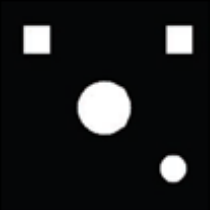
%> input picture WEEK7/images/TPTest1.PNG, 210 x 210 px
$ octave --eval "result = getShapeStats(imread('images/TPTest1.PNG'));"   (GNU Octave 9; MATLAB toolbox functions it lacks are replaced by stand-ins)
%> lines starting %> are read from the running program, lines starting %| are printed output that depends on the picture; in (x1, y1, x2, y2) boxes, pixels count from 0 and x2, y2 are one past the last pixel; in counts of white or black regions, pixels touching at a corner belong together; the program's own positions count from 1
function[x] = getShapeStats(img)
% Function to return the shape features of the passed image

% Converting the test images into grayscale
img = im2bw(img, graythresh(img));

% Displaying the boundaries of the objects in the test image
% For test_image_1
[B, L] = bwboundaries(img);
figure;
imshow(img);
hold on;
for k=1:length(B)
    boundary = B{k};
    plot(boundary(:,2), boundary(:,1), 'g', 'LineWidth', 2);
end
% Using bwlabel to extract the objects, pseudocolor them and also associate
% a numerical value to them
[L, N] = bwlabel(img);
RGB = label2rgb(L, 'hsv', [.5 .5 .5], 'shuffle');
figure;
imshow(RGB);
hold on;
for k=1:length(B)
    boundary = B{k};
    plot(boundary(:,2), boundary(:,1), 'w', 'LineWidth', 2);
    text(boundary(1,2)-11, boundary(1,1)+11, num2str(k), 'Color', 'y', ...
        'FontSize', 14, 'FontWeight', 'bold');
end
% Extracting the region properties for img
stats = regionprops(L, 'all');
temp = zeros(1, N);
for k=1:N
    % Compute thinness ratio
    temp(k) = 4*pi*stats(k,1).Area / (stats(k,1).Perimeter)^2;
    stats(k,1).ThinnessRatio = temp(k);

    % Compute aspect ratio
    temp(k) = (stats(k, 1).BoundingBox(3)) / (stats(k,1).BoundingBox(4));
    stats(k,1).AspectRatio = temp(k);
end

% For the image
areas = zeros(1,N);
for k=1:N
    areas(k) = stats(k).Area;
end
TR = zeros(1,N);
for k=1:N
    TR(k) = stats(k).ThinnessRatio;
end
figure();
hold on;
cmap = colormap(lines(16));
for k=1:N
    scatter(areas(k), TR(k), [], cmap(k,:), 'filled'), ylabel('Thinness Ratio'), xlabel('Area');
    hold on;
end

x = stats;
return
%> in getShapeStats, `img = im2bw(img, graythresh(img));`:
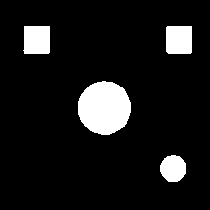
%> img: size 210x210 logical; 9.6% white; 4 white regions
%> in getShapeStats, `[B, L] = bwboundaries(img);`:
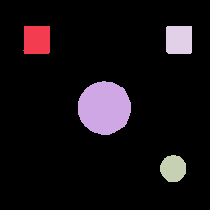
%> L: size 210x210 double; 5 distinct labels, from 0 to 4; one colour per label, 0 black
%> in getShapeStats, `[B, L] = bwboundaries(img);`: B = 4 boundaries; box (x1, y1, x2, y2) and points: (78, 81, 131, 135) 153, (23, 26, 50, 54) 104, (166, 26, 192, 54) 101, (160, 155, 186, 182) 74
%> the loop in getShapeStats, `for k=1:length(B)` made 4 passes
%> after the loop in getShapeStats, `for k=1:length(B)`:
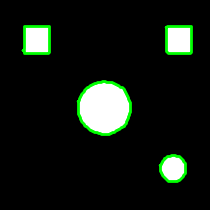
%> figure redrawn from the program's plot data
%> in getShapeStats, `[L, N] = bwlabel(img);`: N = 4
%> in getShapeStats, `RGB = label2rgb(L, 'hsv', [.5 .5 .5], 'shuffle');`:
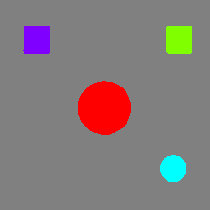
%> RGB: size 210x210x3 uint8; mean R, G, B 132.8, 123.1, 123.1
%> after the loop in getShapeStats, `for k=1:length(B)`:
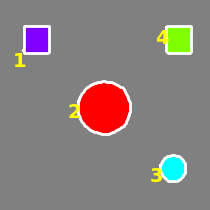
%> figure redrawn from the program's plot data
%> in getShapeStats, `stats = regionprops(L, 'all');`: stats = 4 regions; box (x1, y1, x2, y2), Area, Centroid, MajorAxisLength, MinorAxisLength and Eccentricity: (78, 81, 131, 135) 2239 [105 108.5] 53.45 53.38 0.0522, (23, 26, 50, 54) 728 [37.5 40.5] 32.31 30.03 0.369, (166, 26, 192, 54) 723 [179.6 40.4] 32.14 29.84 0.371, (160, 155, 186, 182) 558 [173.8 169.1] 27.2 26.18 0.272
%> the loop in getShapeStats, `for k=1:N` made 4 passes
%> after the loop in getShapeStats, `for k=1:N`: temp = [0.964 0.981 0.963 0.929]
%> after the loop in getShapeStats, `for k=1:N`: areas = [728 2239 558 723]
%> after the loop in getShapeStats, `for k=1:N`: TR = [0.887 1.02 1.06 0.926]
%> in getShapeStats, `x = stats;`: x has the same summary as stats
%> `result = getShapeStats(imread('images/TPTest1.PNG'));`:
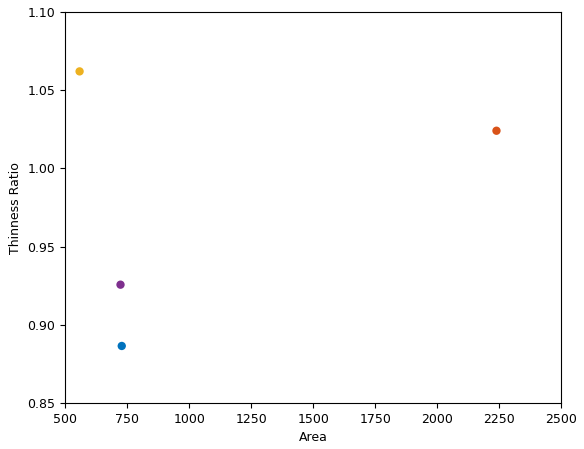
%> figure redrawn from the program's plot data
%> `result = getShapeStats(imread('images/TPTest1.PNG'));`: result has the same summary as stats in getShapeStats

$ run again, on WEEK7/images/TPTest2.PNG
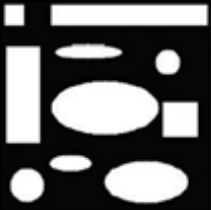
%> input picture WEEK7/images/TPTest2.PNG, 211 x 210 px
%> img: size 210x211 logical; 40.6% white; 10 white regions
%> L: size 210x211 double; 11 distinct labels, from 0 to 10
%> B = 10 boundaries; largest, box (x1, y1, x2, y2) and points: (51, 5, 208, 26) 348, (6, 46, 40, 143) 255, (52, 81, 158, 135) 237, (105, 161, 188, 203) 185, (56, 44, 122, 58) 134
%> the loop in getShapeStats, `for k=1:length(B)` made 10 passes
%> N = 10
%> after the loop in getShapeStats, `for k=1:length(B)`:
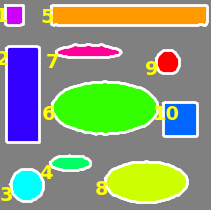
%> figure redrawn from the program's plot data
%> stats = 10 regions; largest, box (x1, y1, x2, y2), Area, Centroid, MajorAxisLength, MinorAxisLength and Eccentricity: (52, 81, 158, 135) 4455 [105.6 108.4] 107 53.03 0.869, (6, 46, 40, 143) 3292 [23.5 95.1] 111.8 39.2 0.937, (51, 5, 208, 26) 3283 [129.9 16] 180.6 24.16 0.991
%> the loop in getShapeStats, `for k=1:N` made 10 passes
%> after the loop in getShapeStats, `for k=1:N`: temp = [0.905 0.351 1.03 2.56 7.48 1.96 4.71 1.98 1 1]
%> after the loop in getShapeStats, `for k=1:N`: areas = [394 3292 881 517 3283 4455 731 2719 482 1220]
%> after the loop in getShapeStats, `for k=1:N`: TR = [0.938 0.662 1.05 0.762 0.352 0.846 0.484 0.856 1.06 0.904]
%> x has the same summary as stats
%> `result = getShapeStats(imread('images/TPTest1.PNG'));`:
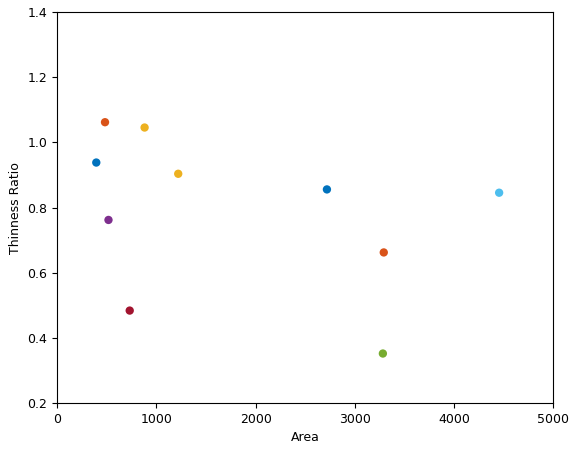
%> figure redrawn from the program's plot data
%> result has the same summary as stats in getShapeStats

$ run again, on WEEK7/images/TPTest3.png
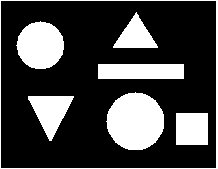
%> input picture WEEK7/images/TPTest3.png, 218 x 169 px
%> img: size 169x218 logical; 26% white; 7 white regions
%> B = 8 boundaries; box (x1, y1, x2, y2) and points: (0, 0, 218, 169) 771, (1, 1, 216, 168) 761, (98, 64, 184, 79) 199, (106, 92, 164, 150) 165, (28, 96, 74, 141) 136, (16, 21, 64, 69) 133, (176, 113, 208, 145) 125, (113, 12, 158, 48) 115
%> the loop in getShapeStats, `for k=1:length(B)` made 8 passes
%> N = 7
%> after the loop in getShapeStats, `for k=1:length(B)`:
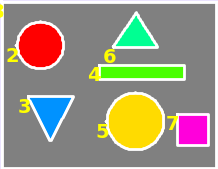
%> figure redrawn from the program's plot data
%> stats = 7 regions; largest, box (x1, y1, x2, y2), Area, Centroid, MajorAxisLength, MinorAxisLength and Eccentricity: (106, 92, 164, 150) 2607 [136 122] 57.7 57.55 0.0724, (16, 21, 64, 69) 1763 [41 46] 47.58 47.21 0.126, (98, 64, 184, 79) 1290 [141.5 72] 99.3 17.32 0.985, (28, 96, 74, 141) 1114 [51.2 112.1] 43.98 38.91 0.466
%> the loop in getShapeStats, `for k=1:N` made 7 passes
%> after the loop in getShapeStats, `for k=1:N`: temp = [1.29 1 1.02 5.73 1 1.25 1]
%> after the loop in getShapeStats, `for k=1:N`: areas = [937 1763 1114 1290 2607 837 1024]
%> after the loop in getShapeStats, `for k=1:N`: TR = [0.0207 1.01 0.687 0.432 1.01 0.663 0.877]
%> x has the same summary as stats
%> `result = getShapeStats(imread('images/TPTest1.PNG'));`:
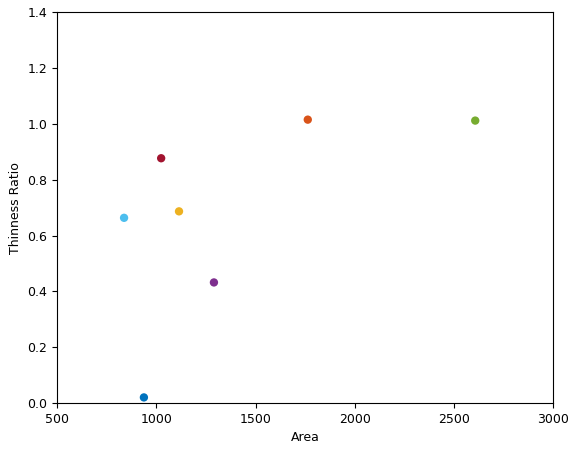
%> figure redrawn from the program's plot data
%> result has the same summary as stats in getShapeStats
